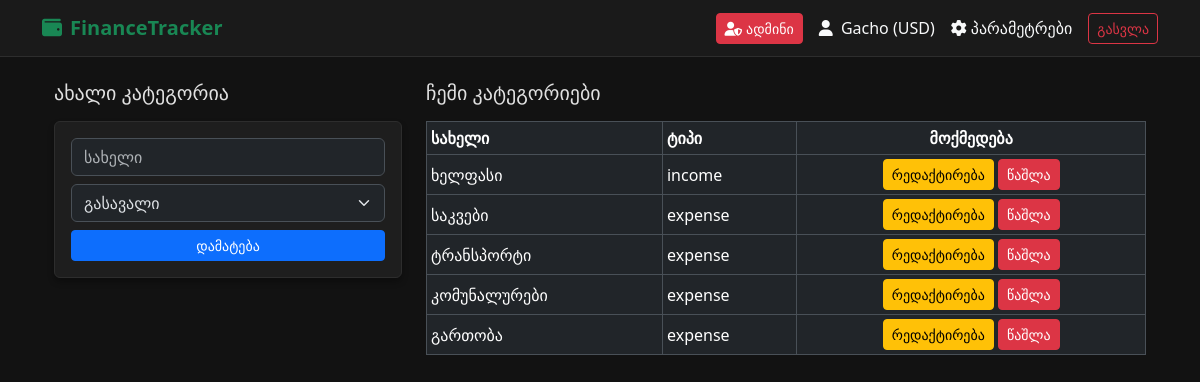
Page /categories (signed in) on the committed database.
### models/user.py (models this page shows)
class User(UserMixin, db.Model):
    __tablename__ = 'users'
    id = db.Column(db.Integer, primary_key=True)
    username = db.Column(db.String(150), unique=True, nullable=False)
    email = db.Column(db.String(150), unique=True, nullable=False)
    password_hash = db.Column(db.String(256), nullable=False)
    currency = db.Column(db.String(3), default="GEL")
    created_at = db.Column(db.DateTime, default=datetime.utcnow)
    is_admin=db.Column(db.Boolean,default=False)
    categories = db.relationship('Category', backref='user', lazy=True,cascade="all, delete-orphan")
    transactions = db.relationship('Transaction', backref='user', lazy=True,cascade="all, delete-orphan")
    budgets = db.relationship('Budget', backref='user', lazy=True,cascade="all, delete-orphan")

### models/category.py (models this page shows)
class Category(db.Model):
    __tablename__ = 'categories'
    id = db.Column(db.Integer, primary_key=True)
    user_id = db.Column(db.Integer, db.ForeignKey('users.id'), nullable=False)
    name = db.Column(db.String(100), nullable=False)
    type = db.Column(db.String(10), nullable=False)
    color = db.Column(db.String(7), default="#000000")
    transactions = db.relationship('Transaction', backref='category', lazy=True,cascade="all, delete-orphan")
    budgets = db.relationship('Budget', backref='category', lazy=True,cascade="all, delete-orphan")

### routes/category.py (the view)
@category_bp.route('/categories', methods=['GET'])
@custom_login_required
def index():
    user_categories = Category.query.filter_by(user_id=current_user.id).all()
    return render_template('categories.html', categories=user_categories)

### app.py (called while the page is built)
def create_app():
    app = Flask(__name__)
    app.config.from_object(Config)
    db.init_app(app)
    login_manager.init_app(app)
    login_manager.login_view = 'auth.login'
    @login_manager.user_loader
    def load_user(user_id):
        return User.query.get(int(user_id))
    app.register_blueprint(api_bp)
    app.register_blueprint(auth_bp)
    app.register_blueprint(dashboard_bp)
    app.register_blueprint(admin_bp)
    app.register_blueprint(settings_bp)
    app.register_blueprint(category_bp)
    @app.route('/')
    def home():
        return redirect(url_for('auth.login'))
    with app.app_context():
        db.create_all()
    @app.errorhandler(404)
    def page_not_found(e):
        return render_template('404.html'),404
    @app.errorhandler(500)
    def internal_error(e):
        return render_template('500.html'),500
    return app

### helpers.py (called while the page is built)
def custom_login_required(f):
    @wraps(f)
    def decorated_function(*args, **kwargs):
        if not current_user.is_authenticated:
            if request.path.startswith('/api/'):
                return jsonify({"error": "Unauthorized. Please log in."}), 401
            flash('გთხოვთ გაიაროთ ავტორიზაცია.', 'warning')
            return redirect(url_for('auth.login'))
        return f(*args, **kwargs)
    return decorated_function

### templates/categories.html (shortened to what this page needs)
{% extends "base.html" %}
{% block content %}
<div class="container mt-4">
    <div class="row">
        <div class="col-md-4">
            <h5 class="mb-3">ახალი კატეგორია</h5>
            <form action="{{ url_for('category.add_category') }}" method="POST" class="card p-3">
                <input type="text" name="name" class="form-control mb-2" placeholder="სახელი" required>
                <select name="type" class="form-select mb-2">
                    <option value="expense">გასავალი</option>
                </select>
                <button type="submit" class="btn btn-primary btn-sm">დამატება</button>
            </form>
        </div>
        <div class="col-md-8">
            <h5 class="mb-3">ჩემი კატეგორიები</h5>
            <table class="table table-sm table-bordered align-middle">
                <thead>
                    <tr><th>სახელი</th><th>ტიპი</th><th class="text-center">მოქმედება</th></tr>
                </thead>
                <tbody>
                    {% for cat in categories %}
                    <tr>
                        <td>{{ cat.name }}</td>
                        <td>{{ cat.type }}</td>
                        <td class="text-center">
                            <button class="btn btn-sm btn-warning" data-bs-toggle="modal" data-bs-target="#edit-{{ cat.id }}">რედაქტირება</button>
                            <form action="{{ url_for('category.delete_category', id=cat.id) }}" method="POST" class="d-inline">
                                <button type="submit" class="btn btn-sm btn-danger" onclick="return confirm('დარწმუნებული ხართ?')">წაშლა</button>
                            </form>
                        </td>
                    </tr>
                    {% else %}
                    <tr><td colspan="3" class="text-center">კატეგორიები არ არის.</td></tr>
                    {% endfor %}
                </tbody>
            </table>
        </div>
    </div>
</div>
{% endblock %}

### templates/base.html (shortened to what this page needs)
<!DOCTYPE html>
<html lang="ka" data-bs-theme="dark">
<head>
    <link href="https://cdn.jsdelivr.net/npm/bootstrap@5.3.2/dist/css/bootstrap.min.css" rel="stylesheet">
    <link rel="stylesheet" href="https://cdnjs.cloudflare.com/ajax/libs/font-awesome/6.4.0/css/all.min.css">
</head>
<body>
    <nav class="navbar navbar-expand-lg navbar-dark bg-dark mb-4">
        <div class="container">
            <a class="navbar-brand text-success fw-bold" href="{{ url_for('dashboard.index') }}">
                <i class="fa-solid fa-wallet me-2"></i>FinanceTracker
            </a>
            <div class="d-flex align-items-center">
                {% if current_user.is_authenticated %}
                    {% if current_user.is_admin %}
                        <a href="{{ url_for('admin.index') }}" class="btn btn-danger btn-sm me-3">
                            <i class="fa-solid fa-user-shield me-1"></i>ადმინი
                        </a>
                    {% endif %}
                    <span class="text-light me-3">
                        <i class="fa-solid fa-user me-1"></i> {{ current_user.username }} ({{ current_user.currency }})
                    </span>
                    <a class="text-light text-decoration-none me-3" href="{{ url_for('settings.index') }}">
                        <i class="fa-solid fa-gear me-1"></i>პარამეტრები
                    </a>
                    <a href="/logout" class="btn btn-outline-danger btn-sm">გასვლა</a>
                {% endif %}
            </div>
        </div>
    </nav>
    <div class="container">
        {% block content %}{% endblock %}
    </div>
</body>
</html>

### templates/base.html (style rules this page uses)
body { background-color: #121212; color: #e0e0e0; }
.card { background-color: #1e1e1e; border: 1px solid #2d2d2d; box-shadow: 0 4px 6px rgba(0,0,0,0.3); }
.navbar { background-color: #1a1a1a !important; border-bottom: 1px solid #2d2d2d; }

### rows in the picture
User: username "Gacho", currency "USD"
Category: name "ხელფასი", type "income"
Category: name "საკვები", type "expense"
Category: name "ტრანსპორტი", type "expense"
Category: name "კომუნალურები", type "expense"
Category: name "გართობა", type "expense"
